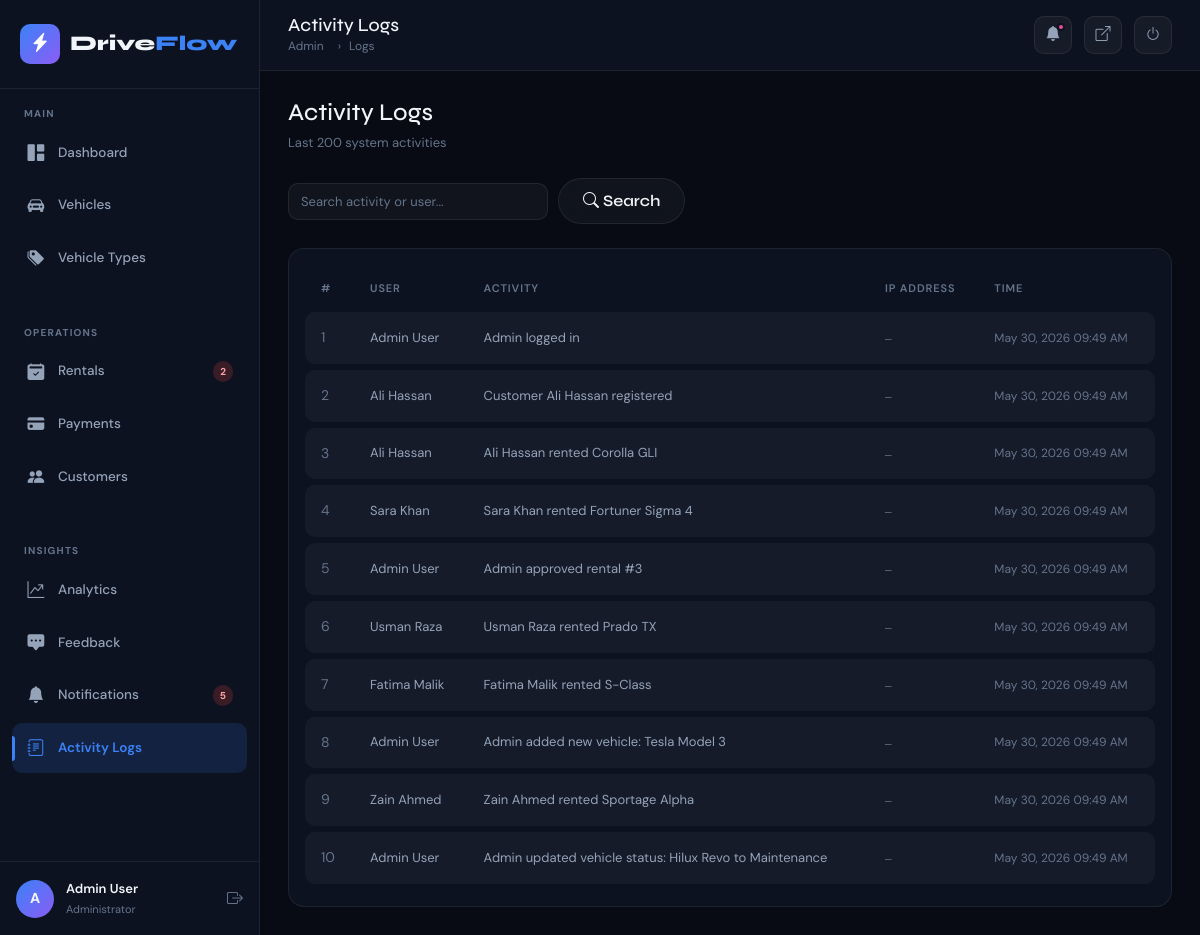
The page /admin/activity_logs.php (signed in) on the database its author committed.
### tables this page shows
CREATE TABLE activity_logs (
    id INT AUTO_INCREMENT PRIMARY KEY,
    user_id INT,
    activity VARCHAR(500) NOT NULL,
    ip_address VARCHAR(45),
    created_at TIMESTAMP DEFAULT CURRENT_TIMESTAMP,
    FOREIGN KEY (user_id) REFERENCES users(id) ON DELETE SET NULL
);

CREATE TABLE users (
    id INT AUTO_INCREMENT PRIMARY KEY,
    full_name VARCHAR(150) NOT NULL,
    email VARCHAR(191) NOT NULL UNIQUE,
    password VARCHAR(255) NOT NULL,
    role ENUM('admin','customer') DEFAULT 'customer',
    phone VARCHAR(20),
    address TEXT,
    created_at TIMESTAMP DEFAULT CURRENT_TIMESTAMP
);

### includes/config.php (called while the page is built, shortened)
<?php
function clean($str) {
    return htmlspecialchars(trim($str), ENT_QUOTES, 'UTF-8');
}
?>

### admin/activity_logs.php (the view, shortened to what this page needs)
<?php
require_once '../includes/config.php';
$db = getDB();
$search = trim($_GET['search'] ?? '');
$where = '1=1'; $params = [];
$stmt = $db->prepare("SELECT al.*, u.full_name FROM activity_logs al LEFT JOIN users u ON al.user_id=u.id WHERE $where ORDER BY al.created_at DESC LIMIT 200");
$stmt->execute($params);
$logs = $stmt->fetchAll();
?>
<!DOCTYPE html><html lang="en"><head>
<link href="https://cdn.jsdelivr.net/npm/bootstrap@5.3.0/dist/css/bootstrap.min.css" rel="stylesheet">
<link href="https://cdn.jsdelivr.net/npm/bootstrap-icons@1.11.0/font/bootstrap-icons.css" rel="stylesheet">
<link href="../assets/css/main.css" rel="stylesheet"><link href="../assets/css/admin.css" rel="stylesheet">
</head><body>
<div class="admin-wrapper">
  <?php include '../includes/admin_sidebar.php'; ?>
  <div class="main-content">
    <?php include '../includes/admin_header.php'; ?>
    <div class="content-area">
      <div class="d-flex align-items-center justify-content-between mb-4 flex-wrap gap-3">
        <div><h4 class="mb-1">Activity Logs</h4><p style="color:var(--text-muted);font-size:13px;margin:0;">Last 200 system activities</p></div>
      </div>
      <form method="GET" class="filter-bar mb-4">
        <input type="text" name="search" class="form-control" placeholder="Search activity or user..." value="<?= clean($search) ?>">
        <button type="submit" class="btn btn-glass"><i class="bi bi-search me-1"></i>Search</button>
      </form>
      <div class="data-card">
        <div class="data-card-body">
          <?php if (empty($logs)): ?>
            <div class="empty-state"><i class="bi bi-journal-text"></i><h5>No logs found</h5></div>
          <?php else: ?>
          <table class="df-table">
            <thead><tr><th>#</th><th>User</th><th>Activity</th><th>IP Address</th><th>Time</th></tr></thead>
            <tbody>
            <?php foreach ($logs as $log): ?>
            <tr>
              <td style="color:var(--text-muted);"><?= $log['id'] ?></td>
              <td style="font-size:13px;"><?= clean($log['full_name'] ?? 'System') ?></td>
              <td style="font-size:13px;"><?= clean($log['activity']) ?></td>
              <td><code style="font-size:11px;color:var(--text-muted);"><?= clean($log['ip_address'] ?? '—') ?></code></td>
              <td style="font-size:12px;color:var(--text-muted);"><?= date('M d, Y h:i A', strtotime($log['created_at'])) ?></td>
            </tr>
            <?php endforeach; ?>
            </tbody>
          </table>
          <?php endif; ?>
        </div>
      </div>
    </div>
  </div>
</div>
</body></html>

### assets/css/main.css (style rules this page uses)
:root { --dark-bg: #080b14; --dark-card: #0d1220; --dark-border: rgba(255,255,255,0.07); --dark-surface: #111827; --accent-blue: #3b82f6; --accent-purple: #8b5cf6; --accent-cyan: #06b6d4; --accent-pink: #ec4899; --accent-green: #10b981; --accent-orange: #f59e0b; --gradient-1: linear-gradient(135deg, #3b82f6, #8b5cf6); --gradient-2: linear-gradient(135deg, #06b6d4, #3b82f6); --gradient-3: linear-gradient(135deg, #ec4899, #8b5cf6); --text-primary: #f1f5f9; --text-secondary: #94a3b8; --text-muted: #64748b; --glass-bg: rgba(255,255,255,0.04); --glass-border: rgba(255,255,255,0.08); --shadow-glow: 0 0 30px rgba(59,130,246,0.2); --font-display: 'Syne', sans-serif; --font-body: 'DM Sans', sans-serif; --radius: 16px; --radius-sm: 10px; --transition: all 0.3s cubic-bezier(0.4, 0, 0.2, 1); }
*, *::before, *::after { box-sizing: border-box; margin: 0; padding: 0; }
html { scroll-behavior: smooth; }
body { background-color: var(--dark-bg); color: var(--text-primary); font-family: var(--font-body); font-size: 15px; line-height: 1.7; overflow-x: hidden; }
h1, h2, h3, h4, h5, h6 { font-family: var(--font-display); color: var(--text-primary); }
.btn-glass { background: var(--glass-bg); border: 1px solid var(--glass-border); color: var(--text-primary); font-family: var(--font-display); font-weight: 600; border-radius: 50px; padding: 10px 24px; transition: var(--transition); backdrop-filter: blur(10px); }
.form-control, .form-select { background: rgba(255,255,255,0.04) !important; border: 1px solid var(--glass-border) !important; color: var(--text-primary) !important; border-radius: var(--radius-sm) !important; padding: 10px 14px; font-size: 14px; transition: var(--transition); }
.form-control::placeholder { color: var(--text-muted); }
.df-table { width: 100%; border-collapse: separate; border-spacing: 0 6px; }
.df-table thead tr th { color: var(--text-muted); font-size: 11px; font-weight: 600; text-transform: uppercase; letter-spacing: 0.08em; padding: 8px 16px; border: none; background: transparent; }
.df-table tbody tr { background: var(--glass-bg); transition: var(--transition); }
.df-table tbody tr td { padding: 14px 16px; border: none; font-size: 14px; color: var(--text-secondary); vertical-align: middle; }
.df-table tbody tr td:first-child { border-radius: var(--radius-sm) 0 0 var(--radius-sm); }
.df-table tbody tr td:last-child { border-radius: 0 var(--radius-sm) var(--radius-sm) 0; }

### assets/css/admin.css (style rules this page uses)
.admin-wrapper { display: flex; min-height: 100vh; background: var(--dark-bg); }
.main-content { margin-left: 260px; flex: 1; display: flex; flex-direction: column; min-height: 100vh; transition: var(--transition); }
.content-area { padding: 28px; flex: 1; }
.data-card { background: var(--dark-card); border: 1px solid var(--dark-border); border-radius: var(--radius); overflow: hidden; }
.data-card-body { padding: 16px; overflow-x: auto; }
.filter-bar { display: flex; gap: 10px; flex-wrap: wrap; align-items: center; margin-bottom: 20px; }
.filter-bar .form-control, .filter-bar .form-select { max-width: 200px; font-size: 13px; padding: 8px 12px; }
.filter-bar .form-control { max-width: 260px; }

### rows shown on the page
activity_logs: id "1", user.full_name "Admin User", activity "Admin logged in", ip_address "—", created_at "May 30, 2026 09:49 AM"
activity_logs: id "2", user.full_name "Ali Hassan", activity "Customer Ali Hassan registered", ip_address "—", created_at "May 30, 2026 09:49 AM"
activity_logs: id "3", user.full_name "Ali Hassan", activity "Ali Hassan rented Corolla GLI", ip_address "—", created_at "May 30, 2026 09:49 AM"
activity_logs: id "4", user.full_name "Sara Khan", activity "Sara Khan rented Fortuner Sigma 4", ip_address "—", created_at "May 30, 2026 09:49 AM"
activity_logs: id "5", user.full_name "Admin User", activity "Admin approved rental #3", ip_address "—", created_at "May 30, 2026 09:49 AM"
activity_logs: id "6", user.full_name "Usman Raza", activity "Usman Raza rented Prado TX", ip_address "—", created_at "May 30, 2026 09:49 AM"
activity_logs: id "7", user.full_name "Fatima Malik", activity "Fatima Malik rented S-Class", ip_address "—", created_at "May 30, 2026 09:49 AM"
activity_logs: id "8", user.full_name "Admin User", activity "Admin added new vehicle: Tesla Model 3", ip_address "—", created_at "May 30, 2026 09:49 AM"
activity_logs: id "9", user.full_name "Zain Ahmed", activity "Zain Ahmed rented Sportage Alpha", ip_address "—", created_at "May 30, 2026 09:49 AM"
activity_logs: id "10", user.full_name "Admin User", activity "Admin updated vehicle status: Hilux Revo to Maintenance", ip_address "—", created_at "May 30, 2026 09:49 AM"

### other values the page prints
$pendingRentals "2"
$unreadNotifs "5"
substr($_SESSION['full_name'], 0, 1) "A"
$_SESSION['full_name'] "Admin User"
$pageTitle "Activity Logs"
$breadcrumb "Logs"
